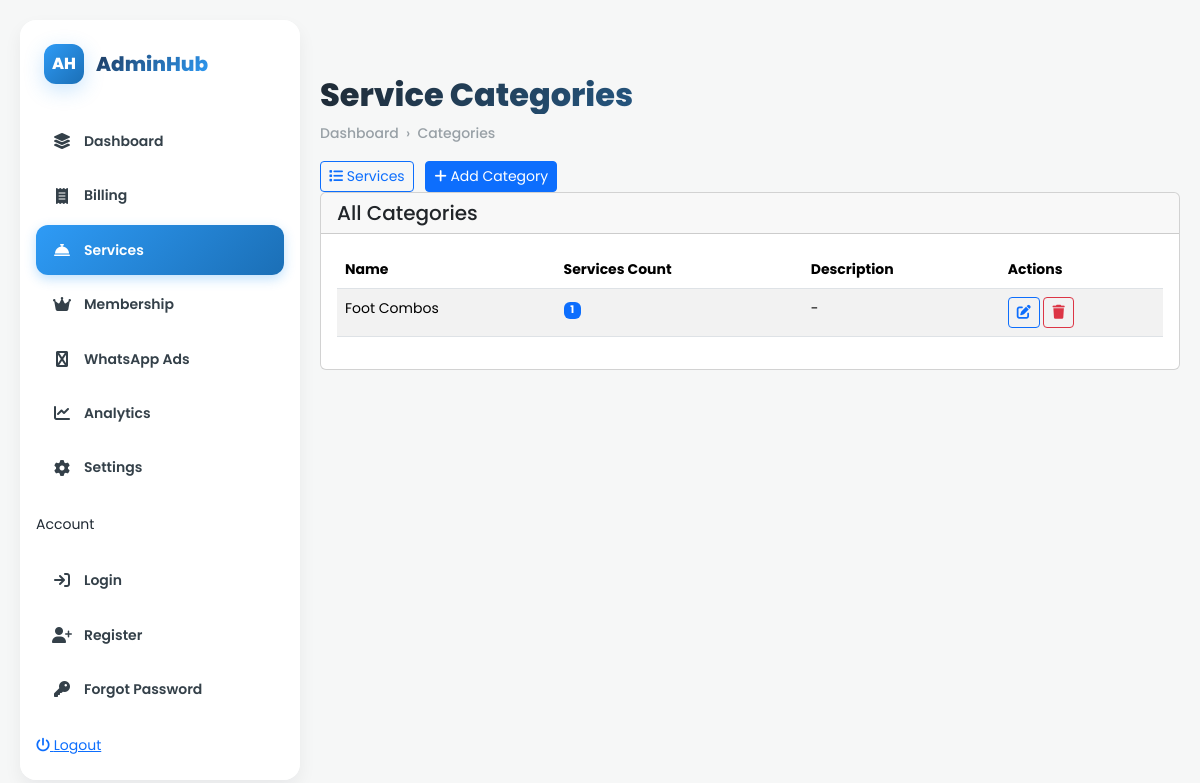
The page /services/categories/ (signed in) on the database its author committed.
### services/models.py (models this page shows, shortened)
class ServiceCategory(models.Model):
    name = models.CharField(max_length=100)
    description = models.TextField(blank=True)

### services/views.py (the view)
# urls.py: path('categories/', views.category_list, name='category_list'),
@login_required
def category_list(request):
    categories = ServiceCategory.objects.prefetch_related('service_set').all()
    return render(request, 'services/category_list.html', {'categories': categories})

### templates/services/category_list.html (shortened to what this page needs)
{% extends 'base.html' %}
{% block content %}
<div class=" container-fluid app">
    <aside class="sidebar">
        <div class="brand">
            <div class="logo-circle">AH</div>
            <h4>AdminHub</h4>
        </div>
        <ul class="nav-list">
            <li><a href="{% url 'dashboard' %}" class="nav-link-compact"><i class="fa fa-layer-group"></i> Dashboard</a></li>
            <li><a href="{% url 'billing:billing' %}" class="nav-link-compact"><i class="fa fa-receipt"></i> Billing</a></li>
            <li><a href="{% url 'services:service_list' %}" class="nav-link-compact active"><i class="fa fa-concierge-bell"></i> Services</a></li>
            <li><a href="{% url 'membership_list' %}" class="nav-link-compact"><i class="fa fa-crown"></i> Membership</a></li>
            <li><a href="" class="nav-link-compact"><i class="fa fa-whatsapp"></i> WhatsApp Ads</a></li>
            <li><a href="#" class="nav-link-compact"><i class="fa fa-chart-line"></i> Analytics</a></li>
            <li><a href="#" class="nav-link-compact"><i class="fa fa-cog"></i> Settings</a></li>
        </ul>
        <span class="small-muted">Account</span>
        <ul class="nav-list">
            <li><a href="{% url 'login' %}" class="nav-link-compact"><i class="fa fa-sign-in"></i> Login</a></li>
            <li><a href="{% url 'register' %}" class="nav-link-compact"><i class="fa fa-user-plus"></i> Register</a></li>
            <li><a href="{% url 'forgot_password' %}" class="nav-link-compact"><i class="fa fa-key"></i> Forgot Password</a></li>
        </ul>
        <a href="{% url 'logout' %}" class="logout" id="logoutBtn"><i class="fa fa-power-off"></i> Logout</a>
    </aside>
    <main class="panel">
        <header class="topbar">
        </header>
        <section class="content-section">
            <div class="dashboard-title">
                <h1>Service Categories</h1>
                <div class="breadcrumb">Dashboard &nbsp;›&nbsp; Categories</div>
                <div class="header-actions">
                    <a href="{% url 'services:service_list' %}" class="btn btn-outline-primary btn-sm me-2">
                        <i class="fa fa-list"></i> Services
                    </a>
                    <a href="{% url 'services:category_create' %}" class="btn btn-primary btn-sm">
                        <i class="fa fa-plus"></i> Add Category
                    </a>
                </div>
            </div>
            <div class="card">
                <div class="card-header">
                    <h5 class="mb-0">All Categories</h5>
                </div>
                <div class="card-body">
                    {% if categories %}
                    <div class="table-responsive">
                        <table class="table table-striped">
                            <thead>
                                <tr>
                                    <th>Name</th>
                                    <th>Services Count</th>
                                    <th>Description</th>
                                    <th>Actions</th>
                                </tr>
                            </thead>
                            <tbody>
                                {% for category in categories %}
                                <tr>
                                    <td>{{ category.name }}</td>
                                    <td>
                                        <span class="badge bg-primary">{{ category.service_set.count }}</span>
                                    </td>
                                    <td>{{ category.description|truncatewords:10|default:"-" }}</td>
                                    <td>
                                        <a href="{% url 'services:category_edit' category.pk %}" class="btn btn-sm btn-outline-primary">
                                            <i class="fa fa-edit"></i>
                                        </a>
                                        <a href="{% url 'services:category_delete' category.pk %}" class="btn btn-sm btn-outline-danger">
                                            <i class="fa fa-trash"></i>
                                        </a>
                                    </td>
                                </tr>
                                {% endfor %}
                            </tbody>
                        </table>
                    </div>
                    {% else %}
                    <div class="text-center py-4">
                        <p class="text-muted">No categories found.</p>
                        <a href="{% url 'services:category_create' %}" class="btn btn-primary">Add First Category</a>
                    </div>
                    {% endif %}
                </div>
            </div>
        </section>
    </main>
</div>
{% endblock %}

### static/css/style.css (style rules this page uses)
:root { --bg: #f6f7f7; --panel: #ffffff; --muted: #98a0a6; --accent: #2e9bf6; --soft: #eef2f4; --shadow: 0 8px 18px rgba(18,24,33,0.06); --success: #28a745; --warning: #ffc107; --danger: #dc3545; --border-radius: 16px; --transition: all 0.3s cubic-bezier(0.4, 0, 0.2, 1); }
* { box-sizing: border-box; margin: 0; padding: 0; }
body { font-family: "Poppins", -apple-system, BlinkMacSystemFont, sans-serif; background: var(--bg); color: #1f2933; font-size: 14px; line-height: 1.6; overflow-x: hidden; }
.app { display: flex; min-height: 100vh; gap: 20px; padding: 20px; transition: var(--transition); }
aside.sidebar { width: 280px; background: var(--panel); border-radius: var(--border-radius); padding: 24px 16px; box-shadow: var(--shadow); height: calc(100vh - 40px); position: sticky; top: 20px; overflow-y: auto; transition: var(--transition); backdrop-filter: blur(10px); }
.brand { display: flex; align-items: center; gap: 12px; margin-bottom: 32px; padding: 0 8px; }
.logo-circle { width: 40px; height: 40px; border-radius: 12px; background: linear-gradient(135deg, #2e9bf6, #1b6fb6); color: #fff; display: flex; align-items: center; justify-content: center; font-weight: 800; font-size: 16px; box-shadow: 0 6px 20px rgba(46,155,246,0.25); }
.brand h4 { font-weight: 800; font-size: 20px; background: linear-gradient(135deg, #1e3a5f, #2e9bf6); -webkit-background-clip: text; -webkit-text-fill-color: transparent; margin: 0; }
.nav-list { list-style: none; padding: 0; margin: 20px 0; }
.nav-link-compact { display: flex; align-items: center; gap: 12px; padding: 14px 16px; border-radius: 12px; color: #344049; font-weight: 600; text-decoration: none; transition: var(--transition); margin-bottom: 4px; }
.nav-link-compact.active { background: linear-gradient(135deg, var(--accent), #1b6fb6); color: white; box-shadow: 0 4px 12px rgba(46,155,246,0.3); }
.nav-link-compact i { width: 20px; text-align: center; font-size: 16px; }
main.panel { flex: 1; display: flex; flex-direction: column; min-width: 0; }
header.topbar { display: flex; align-items: center; justify-content: space-between; flex-wrap: wrap; gap: 16px; margin-bottom: 24px; padding: 16px 0; }
.dashboard-title h1 { font-size: 32px; font-weight: 800; margin: 0; background: linear-gradient(135deg, #1f2933, #2e9bf6); -webkit-background-clip: text; -webkit-text-fill-color: transparent; }
.breadcrumb { color: var(--muted); font-size: 14px; margin-top: 8px; font-weight: 500; }
.brand { display: flex; align-items: center; gap: 12px; margin-bottom: 32px; padding: 0 8px; position: relative; }

### rows shown on the page
ServiceCategory: name "Foot Combos", service_set.count "1", description "-"
